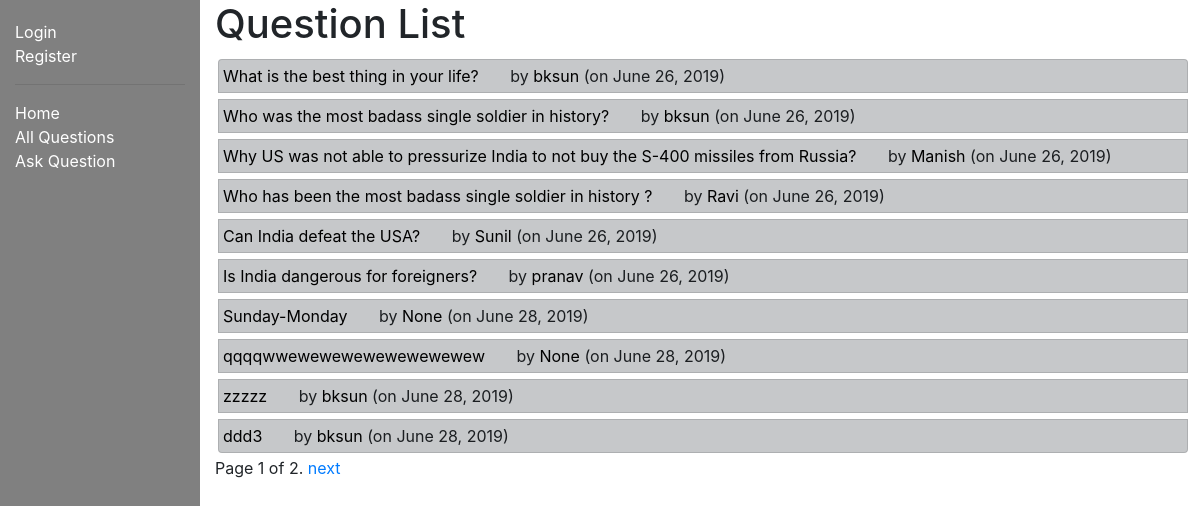
The page /myquora/questions/ on the database as committed earlier.
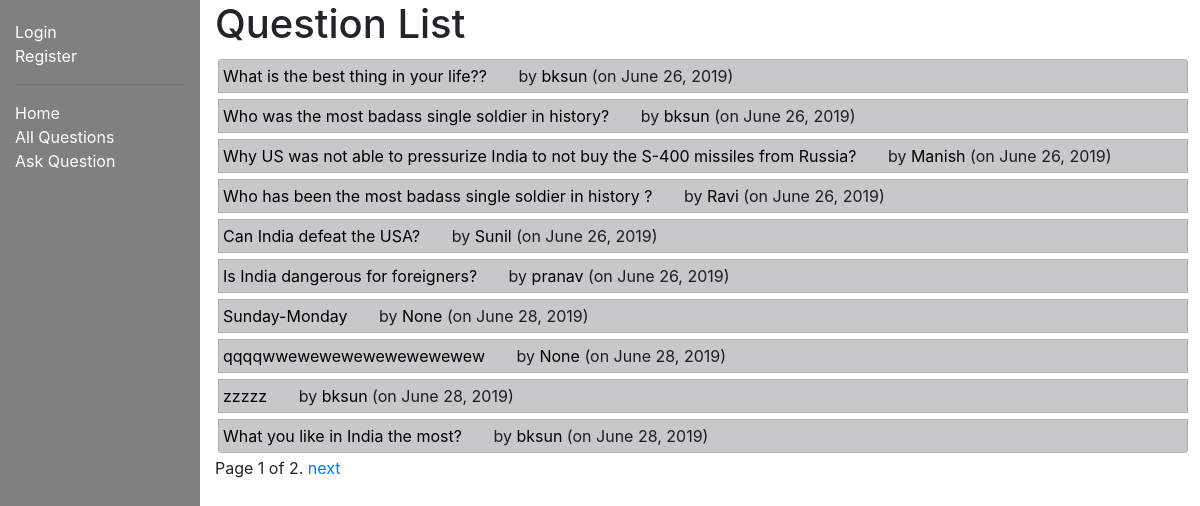
The same page on the database as committed later.
### myquora/models.py (models this page shows, shortened)
class Question(models.Model):
    author = models.ForeignKey(Author, on_delete=models.SET_NULL, null=True)
    question_text = models.TextField(max_length=1000, help_text='Enter your question in brief∂')
    date_created = models.DateField(null=True, default=timezone.now())
    date_updated = models.DateField(null=True, default=timezone.now())
    def get_absolute_url(self):
        print('Building absolute URLs...')
        print([str(self.id)])
        return reverse('question-detail', args=[str(self.id)])

class Author(models.Model):
    user = models.ForeignKey(User, on_delete=models.CASCADE)
    email = models.EmailField(max_length=70, blank=True)
    date_created = models.DateField(null=True, default=timezone.now())
    credits = models.IntegerField(default=0)
    def get_absolute_url(self):
        return reverse('author-detail', args=[str(self.id)])
    def __str__(self):
        return f'{self.user.username}'

### myquora/views.py (the view)
# urls.py: path('questions/', views.QuestionListView.as_view(), name='questions'),
class QuestionListView(generic.ListView):
    model = Question
    paginate_by = 10

### myquora/templates/myquora/question_list.html (shortened to what this page needs)
{% extends "base_generic.html" %}
{% block content %}
  <h1>Question List</h1>
  {% if question_list %}
  <ul class="list-group">
    {% for question in question_list %}
      <li style="padding: 4px; margin: 3px; list-style: none; text-decoration: none;" class="list-group-item list-group-item-action list-group-item-dark">
        <a style="text-decoration: none; color: black" href="{{ question.get_absolute_url }}">{{ question.question_text }}</a>
        &nbsp; &nbsp; &nbsp;
        by
        <a style="text-decoration: none; color: black;" href="{{ question.author.get_absolute_url }}"> {{question.author}} </a>
        (on {{question.date_updated}})
      </li>
    {% endfor %}
  </ul>
  {% else %}
    <p>There are no questions in the library.</p>
  {% endif %}
{% endblock %}

Rows that differ between the two databases and show on the page:
changed Question: question_text "What is the best thing in your life?" → "What is the best thing in your life??"
changed Question: question_text "ddd3" → "What you like in India the most?"
